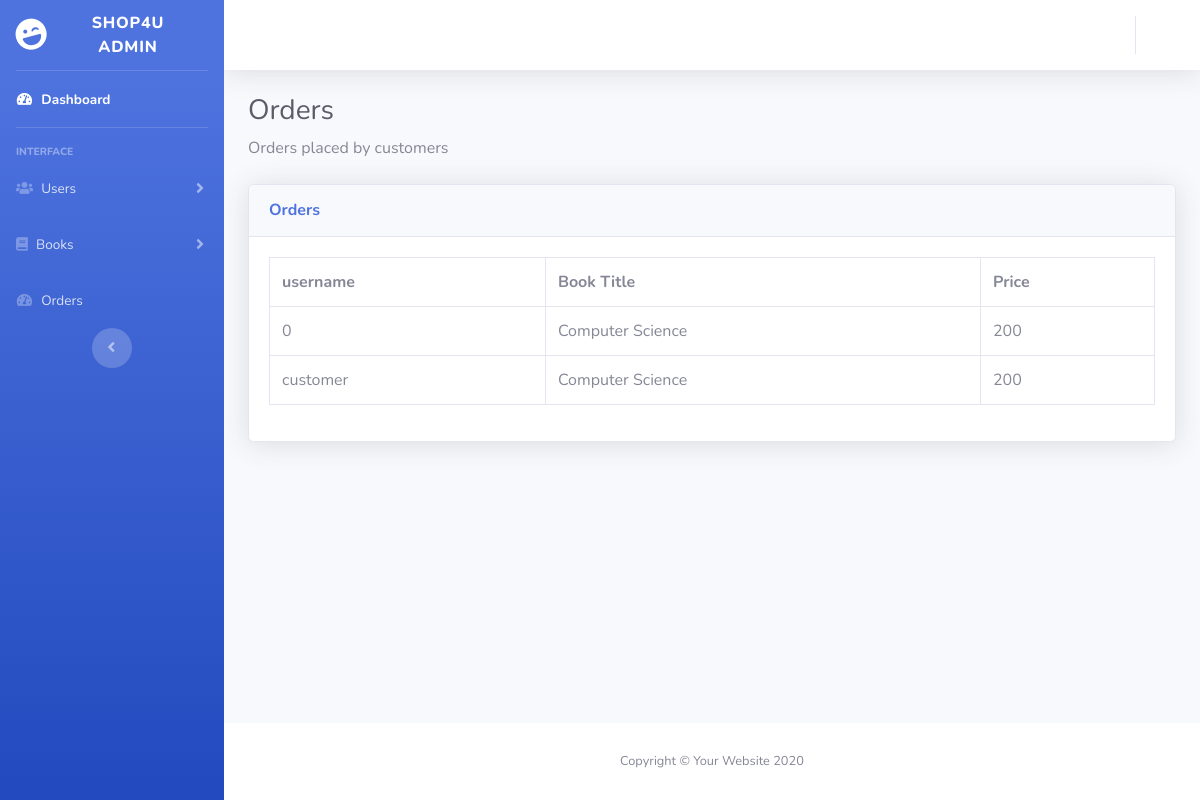
The app's page /admin/order-list.php with its own data.
### tables this page shows
CREATE TABLE IF NOT EXISTS `orders` (
  `orderId` int(11) NOT NULL,
  `username` varchar(200) NOT NULL,
  `price` int(11) NOT NULL,
  `quantity` int(11) NOT NULL,
  `bookId` int(11) NOT NULL
);

CREATE TABLE IF NOT EXISTS `books` (
  `bookId` int(11) NOT NULL,
  `title` varchar(200) NOT NULL,
  `author` varchar(200) NOT NULL,
  `description` varchar(200) NOT NULL,
  `category` varchar(200) NOT NULL,
  `price` double NOT NULL,
  `image` text NOT NULL,
  `status` varchar(200) NOT NULL,
  `type` varchar(200) NOT NULL
);

### admin/order-list.php (the view, shortened to what this page needs)
<!DOCTYPE html>
<html lang="en">
<head>
    <link href="vendor/fontawesome-free/css/all.min.css" rel="stylesheet" type="text/css">
    <link href="css/sb-admin-2.min.css" rel="stylesheet">
</head>
<body id="page-top">
    <div id="wrapper">
        <ul class="navbar-nav bg-gradient-primary sidebar sidebar-dark accordion" id="accordionSidebar">
            <a class="sidebar-brand d-flex align-items-center justify-content-center" href="index.html">
                <div class="sidebar-brand-icon rotate-n-15">
                    <i class="fas fa-laugh-wink"></i>
                </div>
                <div class="sidebar-brand-text mx-3">Shop4U Admin<sup></sup></div>
            </a>
            <hr class="sidebar-divider my-0">
            <li class="nav-item active">
                <a class="nav-link" href="index.php">
                    <i class="fas fa-fw fa-tachometer-alt"></i>
                    <span>Dashboard</span></a>
            </li>
            <hr class="sidebar-divider">
            <div class="sidebar-heading">
                Interface
            </div>
            <li class="nav-item">
                <a class="nav-link collapsed" href="#" data-toggle="collapse" data-target="#collapseTwo"
                    aria-expanded="true" aria-controls="collapseTwo">
                   <i class="fas fa-solid fa-users"></i>
                    <span>Users</span>
                </a>
            </li>
            <li class="nav-item">
                <a class="nav-link collapsed" href="#" data-toggle="collapse" data-target="#collapseUtilities"
                    aria-expanded="true" aria-controls="collapseUtilities">
                    <i class="fas fa-solid fa-book"></i>
                    <span>Books</span>
                </a>
            </li>
            <li class="nav-item">
                <a class="nav-link" href="order-list.php">
                    <i class="fas fa-fw fa-tachometer-alt"></i>
                    <span>Orders</span></a>
            </li>
            <div class="text-center d-none d-md-inline">
                <button class="rounded-circle border-0" id="sidebarToggle"></button>
            </div>
        </ul>
        <div id="content-wrapper" class="d-flex flex-column">
            <div id="content">
                <nav class="navbar navbar-expand navbar-light bg-white topbar mb-4 static-top shadow">
                    <ul class="navbar-nav ml-auto">
                        <li class="nav-item dropdown no-arrow">
                            <a class="nav-link dropdown-toggle" href="#" id="userDropdown" role="button"
                                data-toggle="dropdown" aria-haspopup="true" aria-expanded="false">
                            </a>
                        </li>
                    </ul>
                </nav>
                <div class="container-fluid">
                    <h1 class="h3 mb-2 text-gray-800">Orders</h1>
                    <p class="mb-4">Orders placed by customers <a target="_blank"
                    <div class="card shadow mb-4">
                        <div class="card-header py-3">
                            <h6 class="m-0 font-weight-bold text-primary">Orders</h6>
                        </div>
                        <div class="card-body">
                            <div class="table-responsive">
                                <?php
                                    $result = mysql_query("SELECT * FROM orders inner join books on orders.bookId = books.bookId")
                                    or die(mysql_error());
                                echo "<table class='table table-bordered' id='dataTable' width='100%' cellspacing='0'>";
                                    echo "<tr>
                                            <th>username</th>
                                            <th>Book Title</th>
                                            <th>Price</th>
                                        </tr>";
                                        while($row = mysql_fetch_array( $result ))
                                            {
                                        echo "<tr>";
                                        echo "<td>" . $row['username'] . "</td>";
                                        echo "<td>". $row['title'] . "</td>";
                                        echo "<td>". $row['price'] . "</td>";
                                    }
                                echo "</table>";
                                ?>
                            </div>
                        </div>
                    </div>
                </div>
            </div>
            <footer class="sticky-footer bg-white">
                <div class="container my-auto">
                    <div class="copyright text-center my-auto">
                        <span>Copyright &copy; Your Website 2020</span>
                    </div>
                </div>
            </footer>
        </div>
    </div>
</body>
</html>

### records on screen
orders: username "0", bookId.title "Computer Science", bookId.price "200"
orders: username "customer", bookId.title "Computer Science", bookId.price "200"
